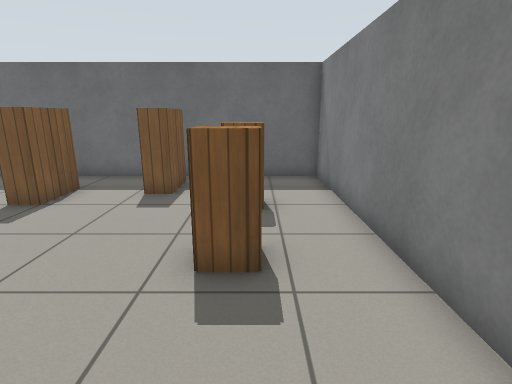
view 1 (above)

17 first-person views from a walk through a robot-simulator world made for Gazebo. The camera is 1.1 m above the floor, tilts 14° down and sees 80° across. The floor is counted in squares, 0.5 m on a side. Each view is taken from the middle of a square. On the plan, view 1 faces up. The plan holds only what a view shows up to about 18 squares ahead; the rest is blank. Gazebo's built-in surfaces are drawn with simple patterns. Some stock models are drawn as simple stand-ins.

view 2
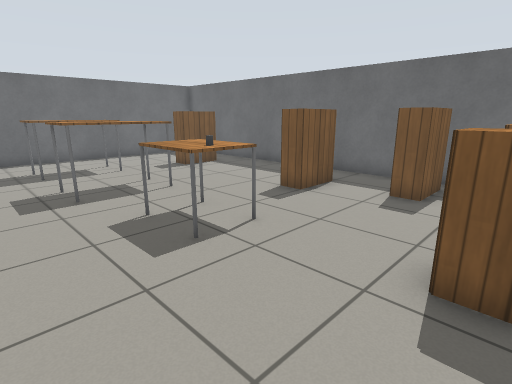

view 3
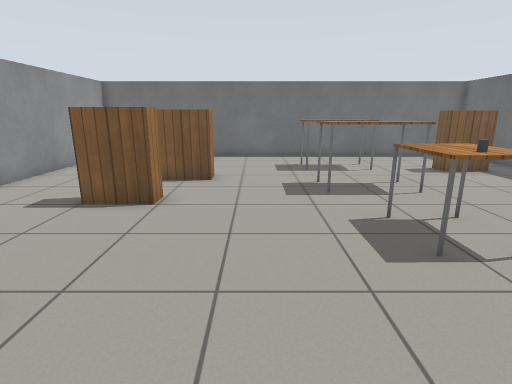

view 4
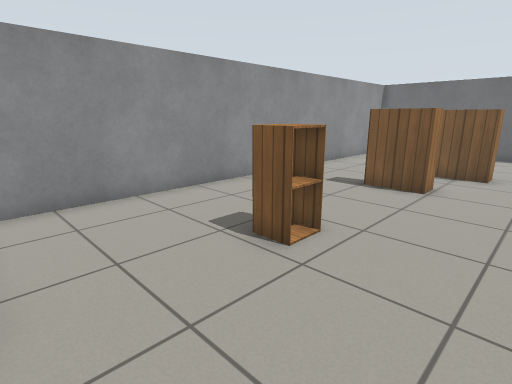

view 5
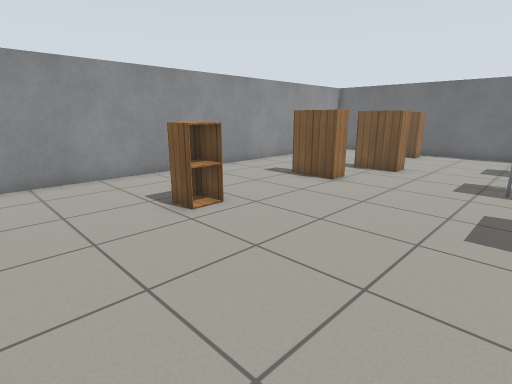

view 6
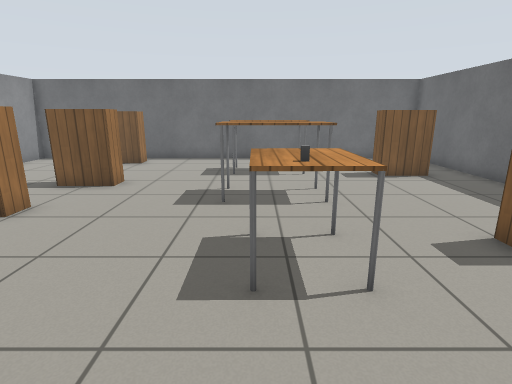

view 7
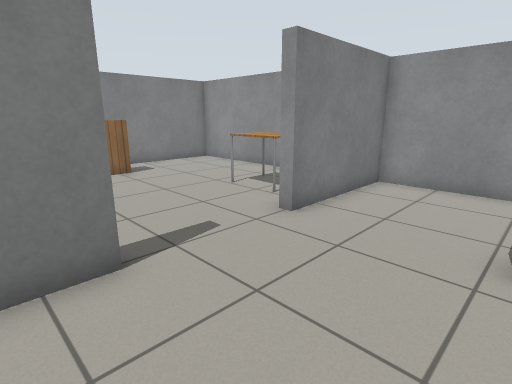

view 8
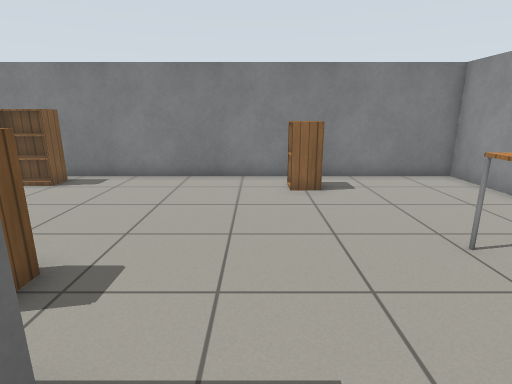

view 9
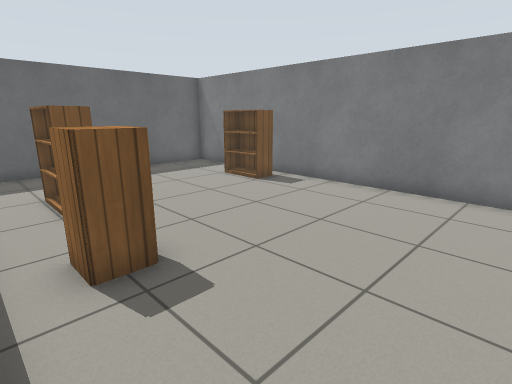

view 10
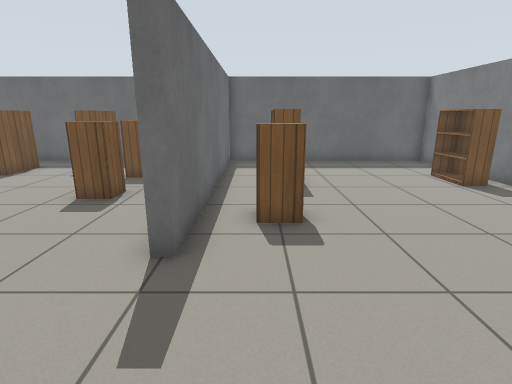

view 11
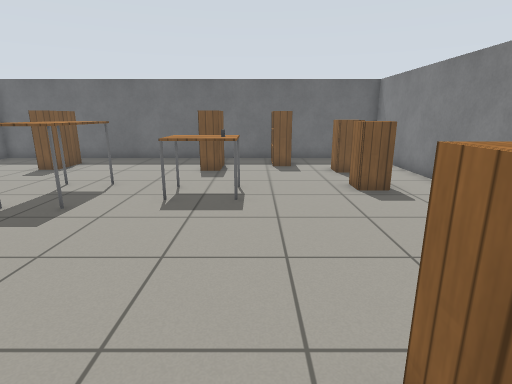

view 12
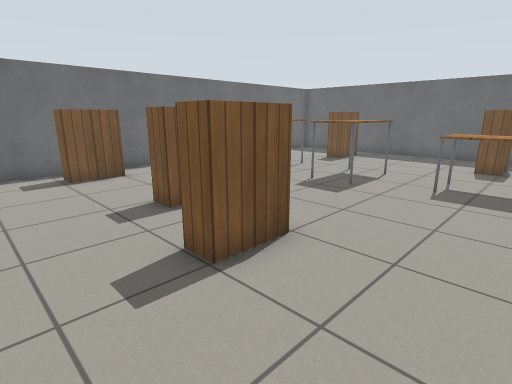

view 13
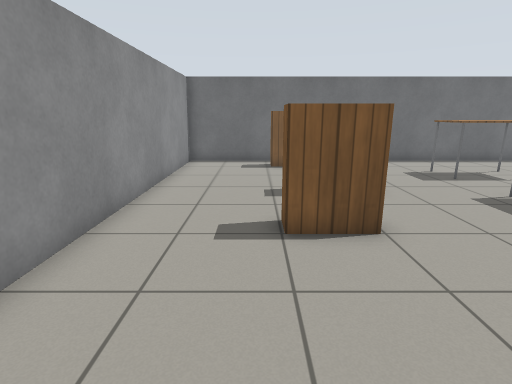

view 14
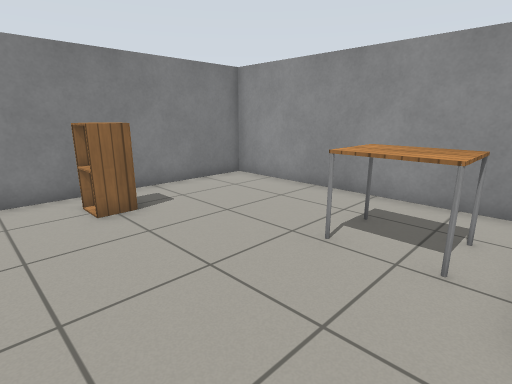

view 15
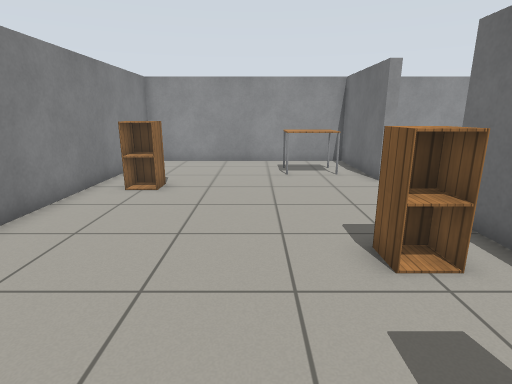

view 16
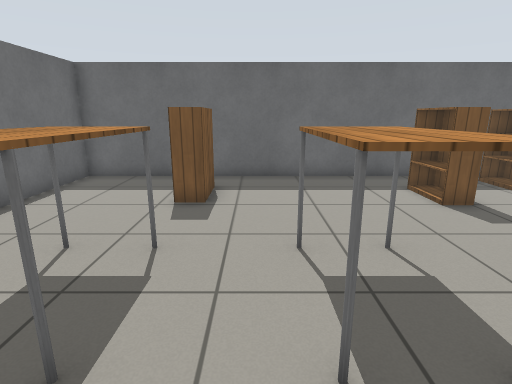

view 17
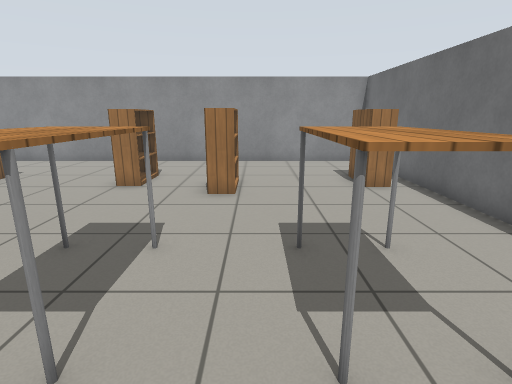

### Floor plan
Points are (right, up) in squares from view 1. A wall is a line through its corners. A room is listed if a view was taken in it or the views show most of it. See-through windows are left out.
Room 1 (views 1, 2, 3, 4, 5, 6, 7, 8, 11, 12, 13, 16, 17)
walls: (2.7, 0.5) (2.3, 0.5) (2.3, 11.3) (-17.3, 11.3) (-17.3, -8.3) (2.3, -8.3) (2.3, -3.5)
ways out: opening at (3, -1.5) to room 2
objects: bookshelf (-16, -4) to (-16, -3); table (-14, 2) to (-13, 5); bookshelf (-13, 8) to (-13, 9); bookshelf (-11, -3) to (-11, -2); table (-10, 2) to (-9, 5); bookshelf (-8, -4) to (-8, -3); table (-6, 3) to (-5, 4); bookshelf (-6, 8) to (-6, 9); other object (-5, 4); cabinet (-3, -4) to (-2, -3); bookshelf (-3, 9) to (-3, 10); cabinet (-1, 4) to (0, 5); cabinet (-1, 7) to (0, 8)
Room 2 (views 9, 10, 14, 15)
walls: (2.3, -3.5) (2.7, -3.5) (2.7, -8.3) (12.3, -8.3) (12.3, 11.3) (2.7, 11.3) (2.7, 0.5)
ways out: opening at (3, -1.5) to room 1
objects: table (4, -6) to (6, -5); cabinet (4, 2) to (5, 3); bookshelf (5, 6) to (5, 7); cabinet (10, -3) to (11, -2); bookshelf (11, 6) to (11, 7)

Positions as (right, up) in squares from view 1, and headings:
1: (0, 0), facing up
2: (0, 0), facing up-left
3: (0, 0), facing left
4: (2, 0), facing down-left
5: (2, 3), facing down-left
6: (-1, 3), facing left
7: (-2, 2), facing down-right
8: (1, -1), facing right
9: (3, -2), facing up-right
10: (4, -4), facing up
11: (-4, -5), facing up
12: (-4, -7), facing up-left
13: (-2, -5), facing left
14: (3, 0), facing down-right
15: (7, 7), facing down
16: (-11, 0), facing up
17: (-12, 7), facing down
